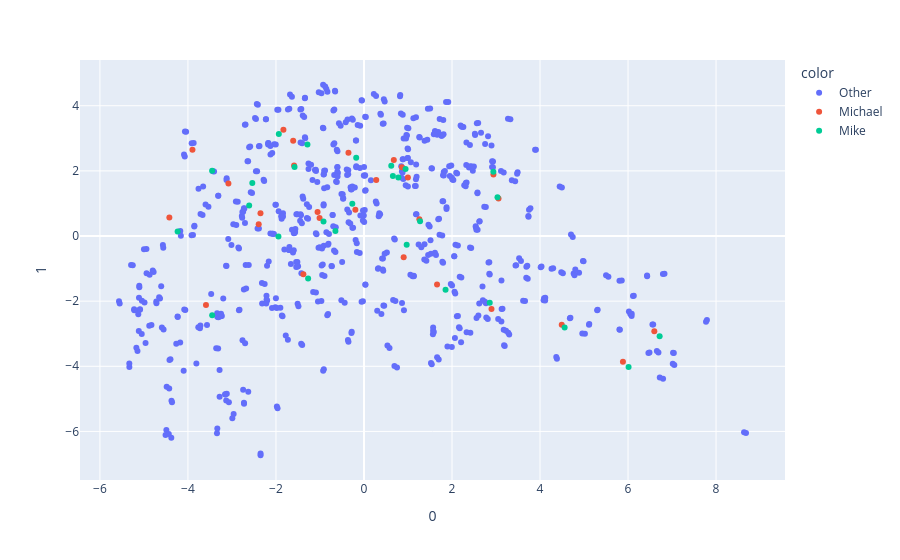

Notebook code for this chart:
### Code cell
import plotly.express as px
plot = px.scatter(plot_df, x = plot_df[0], y = plot_df[1], color = 'color', hover_data = ['token'])
plot

### Figure 1 — Plotly figure (JSON) as saved in the notebook; plotly's stock layout.template omitted (floating-point values rounded to 4 significant figures; data arrays with more than 128 entries replaced by an {"elided": "..."} marker saying what was removed)
{"data": [{"customdata": {"elided": "694x1 str values"}, "hovertemplate": "color=Other<br>0=%{x}<br>1=%{y}<br>token=%{customdata[0]}<extra></extra>", "legendgroup": "Other", "marker": {"color": "#636efa", "symbol": "circle"}, "mode": "markers", "name": "Other", "orientation": "v", "showlegend": true, "type": "scatter", "x": {"elided": "694 float values"}, "xaxis": "x", "y": {"elided": "694 float values"}, "yaxis": "y"}, {"customdata": [[" oh"], [","], [" well"], [" have"], [" fun"], [" at"], [" tennis"], [","], [" I"], [" think"], [" later"], [" we"], [" will"], [" go"], [" to"], [" the"], [" Fresh"], [" Market"], [" and"], [" get"], [" some"], [" pasta"], [" and"], [" salmon"], [","], [" goodbye"], ["!"]], "hovertemplate": "color=Michael<br>0=%{x}<br>1=%{y}<br>token=%{customdata[0]}<extra></extra>", "legendgroup": "Michael", "marker": {"color": "#EF553B", "symbol": "circle"}, "mode": "markers", "name": "Michael", "orientation": "v", "showlegend": true, "type": "scatter", "x": [-4.422, -3.08, -3.897, -1.588, 0.6778, 0.9971, 2.897, -2.352, -2.392, -1.83, -0.3525, -1.055, -1.609, 0.2784, 0.8614, 0.9021, 1.66, 4.494, -0.1959, 2.941, 3.057, 6.597, 1.258, 5.884, -1.377, -1.009, -3.59], "xaxis": "x", "y": [0.565, 1.613, 2.646, 2.162, 2.337, 1.798, -2.239, 0.7014, 0.3644, 3.264, 2.556, 0.7365, 2.924, 1.718, 2.114, -0.6547, -1.489, -2.726, 0.8042, 1.887, 1.155, -2.923, 0.5177, -3.858, -1.173, 0.5516, -2.116], "yaxis": "y"}, {"customdata": [[" oh"], [","], [" well"], [" have"], [" fun"], [" at"], [" tennis"], [","], [" I"], [" think"], [" later"], [" we"], [" will"], [" go"], [" to"], [" the"], [" Fresh"], [" Market"], [" and"], [" get"], [" some"], [" pasta"], [" and"], [" salmon"], [","], [" goodbye"], ["!"]], "hovertemplate": "color=Mike<br>0=%{x}<br>1=%{y}<br>token=%{customdata[0]}<extra></extra>", "legendgroup": "Mike", "marker": {"color": "#00cc96", "symbol": "circle"}, "mode": "markers", "name": "Mike", "orientation": "v", "showlegend": true, "type": "scatter", "x": [-4.235, -2.538, -3.451, -1.578, 0.6198, 0.7813, 2.857, -2.609, -1.943, -1.935, -0.1767, -0.6492, -1.285, 0.6571, 0.9451, 0.9702, 1.854, 4.559, -0.2652, 2.94, 3.034, 6.718, 1.274, 6.012, -1.269, -0.9192, -3.449], "xaxis": "x", "y": [0.1365, 1.631, 2.002, 2.116, 2.158, 1.8, -2.049, 0.9391, -0.01366, 3.129, 2.4, 0.1516, 2.813, 1.844, 2.059, -0.2657, -1.649, -2.806, 0.9894, 1.97, 1.189, -3.075, 0.4497, -4.018, -1.305, 0.4453, -2.434], "yaxis": "y"}], "layout": {"legend": {"title": {"text": "color"}, "tracegroupgap": 0}, "margin": {"t": 60}, "xaxis": {"anchor": "y", "domain": [0, 1], "title": {"text": "0"}}, "yaxis": {"anchor": "x", "domain": [0, 1], "title": {"text": "1"}}}}
